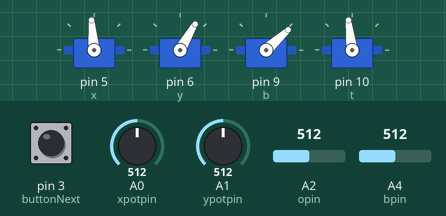
The sketch below on a simulated Arduino Uno, built with avr-gcc and run on an emulated ATmega328P. Parts: 4 × servo. Inputs (shaded band) come from the test bench; at power-on: A1 (ypotpin) = 512, A2 (opin) = 512, A0 (xpotpin) = 512, pin 3 (buttonNext) HIGH, A4 (bpin) = 512. What the sketch prints to the serial monitor is not drawn.

Above: at 3.3 s.
3.4 s: A1 (ypotpin) set to 716
At 4.8 s:
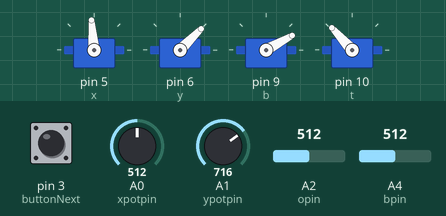
5.1 s: A2 (opin) set to 716
At 5.6 s:
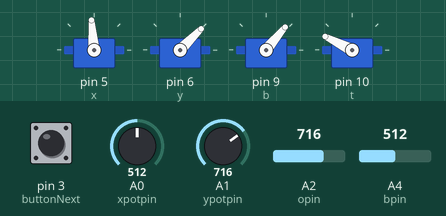
6.6 s: A0 (xpotpin) set to 992
At 7.4 s:
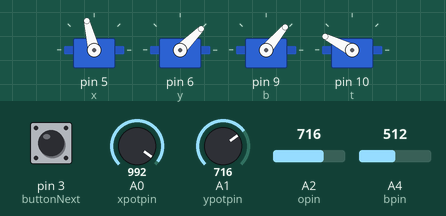
8.2 s: A1 (ypotpin) set to 992
At 9.2 s:
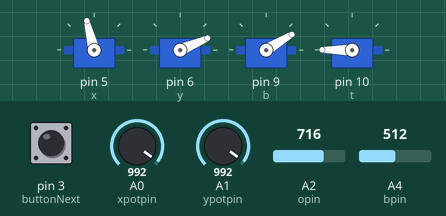
9.7 s: A0 (xpotpin) set to 716
At 10.9 s:
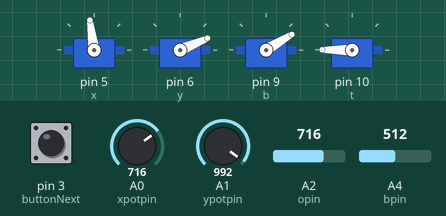
11.3 s: A2 (opin) set to 992
At 12.7 s:
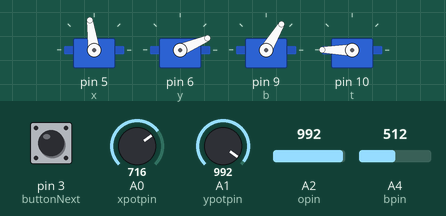
Timing chart, 0 to 13.8 s (numbered marks = the images above; inputs shaded):
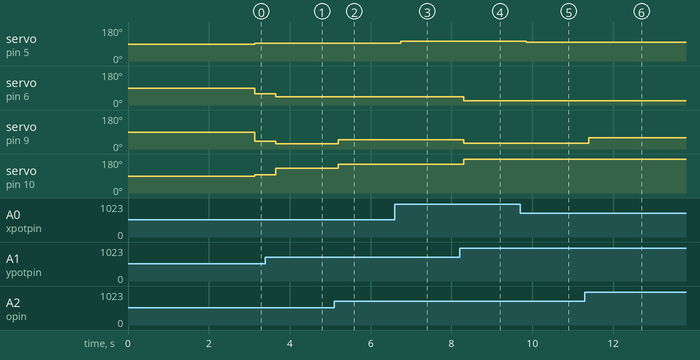

Measured:
- after the input at 3.4 s, servo on pin 6 (y): 60° → 45° after 0.25 s; servo on pin 9 (b): 42° → 29° after 0.25 s; servo on pin 10 (t): 97° → 132° after 0.25 s
- after the input at 5.1 s, servo on pin 9 (b): 29° → 50° after 0.10 s; servo on pin 10 (t): 132° → 153° after 0.10 s
- after the input at 6.6 s, servo on pin 5 (x): 95° → 104° after 0.15 s
- after the input at 8.2 s, servo on pin 6 (y): 45° → 23° after 0.10 s; servo on pin 9 (b): 50° → 31° after 0.10 s; servo on pin 10 (t): 153° → 180° after 0.10 s
- after the input at 9.7 s, servo on pin 5 (x): 104° → 98° after 0.15 s
- after the input at 11.3 s, servo on pin 9 (b): 31° → 59° after 0.10 s

The sketch:

Arduino_Final_Code.ino
```cpp
/*
 This code is for an Arduino project that controls four servos using a joystick and potentiometer.
 And it plays MP3 files if a button is pushed.

 Sources:
 - Controlling a servo position using a potentiometer by Michal Rinott: <http://people.interaction-ivrea.it/m.rinott>
 - Servo Motor Basics with Arduino: http://www.arduino.cc/en/Tutorial/Knob
 - DF player project: http://educ8s.tv/arduino-mp3-player/
*/

#include "SoftwareSerial.h"       // Include the software serial library.
SoftwareSerial mySerial(12, 13);  // Declare the pins on the Arduino to which the Dfplayer mini is connected. 12 = output, 13 = input
# define Start_Byte 0x7E          // DF player constants and variables (see source above)
# define Version_Byte 0xFF        // DF player constants and variables (see source above)
# define Command_Length 0x06      // DF player constants and variables (see source above)
# define End_Byte 0xEF            // DF player constants and variables (see source above)
# define Acknowledge 0x00         // Returns info with command 0x41 [0x01: info, 0x00: no info]

#include <Servo.h>                //Include the servo library.

// Creates four servo objects for controlling servo motors.
Servo x;  // This servo moves the eye in the X position
Servo y;  // This servo moves the eye in the Y position
Servo b;  // This servo moves the under eyelid (bottom)
Servo t;  // This servo moves the upper eyelid (top)

// Define analog input pins used to connect a potentiometer,joystick and pushbutton.
int xpotpin = 0;      // Connected to a joystick that controls X
int ypotpin = 1;      // Connected to a joystick that controls Y
int opin = 2;         // Connected to a potentiometer
int bpin = 4;         // Connected to a joystick pushbutton
int buttonNext = 3;   // Connected to a push button


// Declare variables for storing values read from analog pins and other variables used in the code.
int xval;       // Value of the eye in the X position
int yval;       // Value of the eye in the Y position
int bval;       // Value of the under eyelid (bottom)
int tval;       // Value of the upper eyelid (top)
int xxval;      // Re-mapped value of eye X position
int yyval;      // Re-mapped value of eye Y position
int oval;       // Value of the potentiometer & re-mapped value
int blinkval;   // Value of the joystick pushbutton

boolean isPlaying = false;


void setup() {
  // Sets pin modes, attaches servo motors to their respective pins,
  pinMode(bpin, INPUT);     // Joystick pushbutton
  x.attach(5);              // Servomotor for the eye in the X position
  y.attach(6);              // Servomotor for the eye in the Y position
  b.attach(9);              // Servomotor for the under eyelid
  t.attach(10);             // Servomotor for the upper eyelid
  Serial.begin(9600);       // Initializes the serial communication for the hardware serial (Serial)

  // Configure buttonNext (a push button) to be ready for receiving input signals
  pinMode(buttonNext, INPUT);
  digitalWrite(buttonNext,HIGH);

mySerial.begin (9600);      // Initializes serial communication for the software serial (mySerial),

delay(100);                 // Wait 100 miliseconnds
setVolume(35);              // Set volume of DF player mini
}

void loop() {
// Controls the DF player playback based on the pushbutton's state
Serial.print(digitalRead(buttonNext));
  if(isPlaying == false) {
    pause();                // Pause the execution of the program
  }
  if (digitalRead(buttonNext) == HIGH) {
      Serial.print("test"); // Test if it's working
      playNext();           // Play the next track in the folder
      isPlaying = true;     // When it's true, the execution of the program will not be paused
  }

 // Reads analog values from pins and performs various servo control operations based on those values.
 blinkval = analogRead(bpin);            // Analog value of the joystick pushbutton
  oval = analogRead(opin);               // Analog value of the of the potentiometer (value between 0 and 1023)
  xval = analogRead(xpotpin);            // Analog value of the of the Joystick X eye
  yval = analogRead(ypotpin);            // Analog value of the of the Joystick Y eye
  oval = map(oval, 0, 1023, -45, 60);    // Re-mapped value of the potentiometer to use it with the servo
  xxval = map(xval, 0, 1023, 85, 105);   // Re-mapped value of Joystick X to use it with the servo (value between 0 and 180 degrees)
  yyval = map(yval, 0, 1023, 100, 20);   // Re-mapped value of Joystick Y to use it with the servo (value between 0 and 180 degrees)

  if (blinkval == 0){ // If  the Joystick button is pressed, move upper and under eyelid
    bval = 25;        // Value for blinking under eyelid
    tval = 35;        // Value for blinking upper eyelid
    b.write(bval);    // Move under eyelid
    t.write(tval);    // Move upper eyelid


  } else { // Eyelids follow the value of the potentiometer
  tval =  map(yval, 0, 1023, 0, 180);    // Re-mapped value of under eyelid to use it with the servo
  bval =  map(yval, 0, 1023, 70, 0 );    // Re-mapped value of upper eyelid to use it with the servo
  b.write(bval + oval); // Move under eyelid
  t.write(tval + oval); // Move upper eyelid
    }

  x.write(xxval); // Sets the servo position (for Eye X) according to the re-mapped value
  y.write(yyval); // Sets the servo position (for Eye Y) according to the re-mapped value


  delay(5); // Pauses the program for 5 miliseconds
}

// From here it's DF Player code. (see source above)
void playFirst()
{
  execute_CMD(0x3F, 0, 0);  // Specify the specific folder playback mode
  delay(500);
  execute_CMD(0x11,0,1);    // Play the first track in the folder
  delay(500);
}

void pause()
{
  execute_CMD(0x0E,0,0);    // Pause the DF player playback
  delay(500);
}

void play()
{
  execute_CMD(0x0D,0,1);    // Resume playback after it was paused
  delay(500);
}

void playNext()
{
  execute_CMD(0x01,0,1);    // Play the next track in the folder
  delay(500);
}


void setVolume(int volume)
{
  execute_CMD(0x06, 0, volume); // Set the volume (0x00~0x30)
  delay(2000);
}

void execute_CMD(byte CMD, byte Par1, byte Par2) // constructs and sends commands to the MP3 player module
// Excecute the command and parameters
{
// Calculate the checksum (2 bytes)
word checksum = -(Version_Byte + Command_Length + CMD + Acknowledge + Par1 + Par2);
// Build the command line
byte Command_line[10] = { Start_Byte, Version_Byte, Command_Length, CMD, Acknowledge,
Par1, Par2, highByte(checksum), lowByte(checksum), End_Byte};
//Send the command line to the module
for (byte k=0; k<10; k++)
{
mySerial.write( Command_line[k]);
}
}
```
